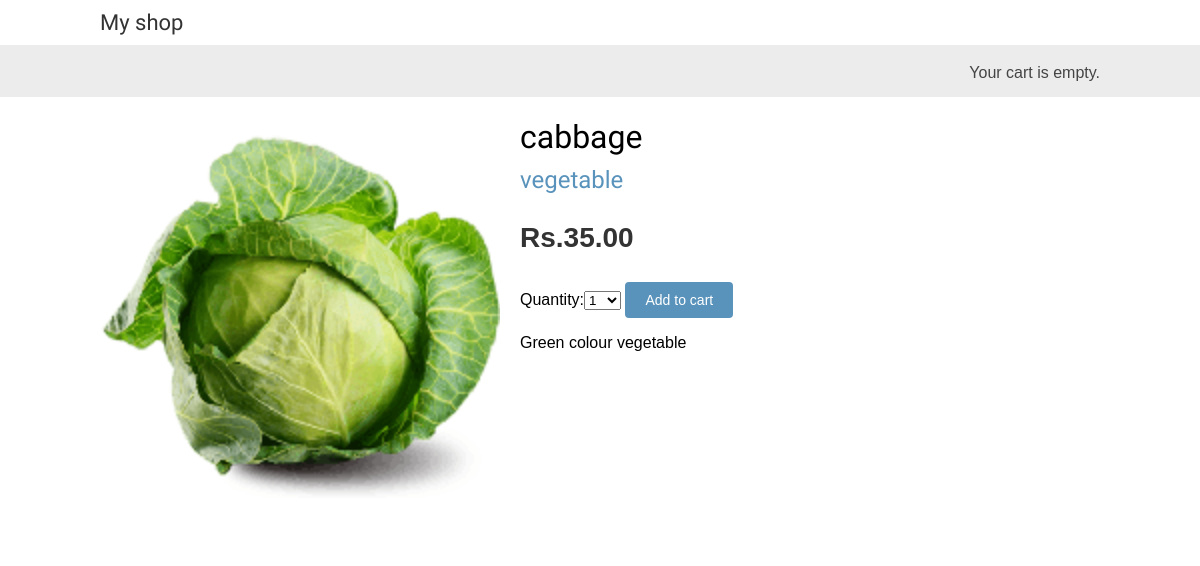
The app's page /4/cabbage/ with its own data.
### shop/models.py (models this page shows, shortened)
class Product(models.Model):
    category = models.ForeignKey(Category,
                                 related_name='products',
                                 on_delete=models.CASCADE)
    name = models.CharField(max_length=200, db_index=True)
    slug = models.SlugField(max_length=200, db_index=True)
    image = models.ImageField(upload_to='products/%Y/%m/%d',
                              blank=True)
    description = models.TextField(blank=True)
    price = models.DecimalField(max_digits=10, decimal_places=2)
    available = models.BooleanField(default=True)
    created = models.DateTimeField(auto_now_add=True)
    updated = models.DateTimeField(auto_now=True)
    class Meta:
        ordering = ('name',)
        index_together = (('id', 'slug'),)

class Category(models.Model):
    name = models.CharField(max_length=200,
                            db_index=True)
    slug = models.SlugField(max_length=200,
                            unique=True)
    class Meta:
        ordering = ('name',)
        verbose_name = 'category'
        verbose_name_plural = 'categories'
    def __str__(self):
        return self.name
    def get_absolute_url(self):
            return reverse('shop:product_list_by_category',
                           args=[self.slug])

### shop/views.py (the view)
# urls.py: path('<int:id>/<slug:slug>/', views.product_detail,
def product_detail(request, id, slug):
    product = get_object_or_404(Product,
                                id=id,
                                slug=slug,
                                available=True)
    cart_product_form = CartAddProductForm()
    return render(request,
                  'shop/product/detail.html',
                  {'product': product,
                   'cart_product_form': cart_product_form})

### cart/forms.py
class CartAddProductForm(forms.Form):
    quantity = forms.TypedChoiceField(
                                choices=PRODUCT_QUANTITY_CHOICES,
                                coerce=int)
    update = forms.BooleanField(required=False,
                                initial=False,
                                widget=forms.HiddenInput)

### cart/cart.py (called while the page is built)
    def __len__(self):
        return sum(item['quantity'] for item in self.cart.values())

### cart/context_processors.py (called while the page is built)
def cart(request):
    return {'cart': Cart(request)}

### shop/templates/shop/product/detail.html (shortened to what this page needs)
{% extends "shop/base.html" %}
{% load static %}
{% block content %}
  <div class="product-detail">
    <img src="{% if product.image %}{{ product.image.url }}{% else %}{% static "img/no_image.png" %}{% endif %}">
    <h1>{{ product.name }}</h1>
    <h2><a href="{{ product.category.get_absolute_url }}">{{ product.category }}</a></h2>
    <p class="price">Rs.{{ product.price }}</p>
    <form action="{% url "cart:cart_add" product.id %}" method="post">
      {{ cart_product_form }}
      <input type="submit" value="Add to cart">
    </form>
    {{ product.description|linebreaks }}
  </div>
{% endblock %}

### shop/static/css/base.css (style rules this page uses)
body { margin:0; padding:0; font-family:helvetica, sans-serif; }
h1, h2, h3, h4, h5 , h6 { font-family: 'Ubuntu', sans-serif; font-weight:normal; }
a { text-decoration:none; color:#5993bb; }
a.button, input[type="submit"] { color:#fff; background:#5993bb; border-radius:4px; padding:10px 20px; font-size:14px; border:0; }
.product-detail { text-align:justify; }
.product-detail .price { color:#333; font-size:28px; font-weight:bold; }
.product-detail img { width:40%; float:left; padding:0 20px 20px 0; }
.product-detail h1 { margin-bottom:0; }
.product-detail h2 { margin-top:10px; }

### records on screen
Product: image (picture), name "cabbage", category "vegetable", price "35.00", description "Green colour vegetable"
